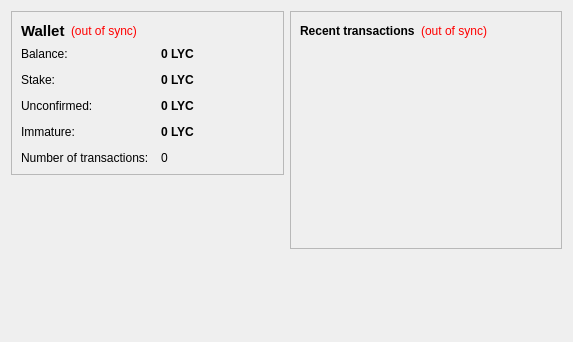
<?xml version="1.0" encoding="UTF-8"?>
<ui version="4.0">
 <class>OverviewPage</class>
 <widget class="QWidget" name="OverviewPage">
  <property name="geometry">
   <rect>
    <x>0</x>
    <y>0</y>
    <width>573</width>
    <height>342</height>
   </rect>
  </property>
  <property name="windowTitle">
   <string>Form</string>
  </property>
  <layout class="QHBoxLayout" name="horizontalLayout" stretch="1,1">
   <item>
    <layout class="QVBoxLayout" name="verticalLayout_2">
     <item>
      <widget class="QFrame" name="frame">
       <property name="frameShape">
        <enum>QFrame::StyledPanel</enum>
       </property>
       <property name="frameShadow">
        <enum>QFrame::Raised</enum>
       </property>
       <layout class="QVBoxLayout" name="verticalLayout_4">
        <item>
         <layout class="QHBoxLayout" name="horizontalLayout_4">
          <item>
           <widget class="QLabel" name="label_5">
            <property name="font">
             <font>
              <pointsize>11</pointsize>
              <weight>75</weight>
              <bold>true</bold>
             </font>
            </property>
            <property name="text">
             <string>Wallet</string>
            </property>
           </widget>
          </item>
          <item>
           <widget class="QLabel" name="labelWalletStatus">
            <property name="toolTip">
             <string>The displayed information may be out of date. Your wallet automatically synchronizes with the YaCoin network after a connection is established, but this process has not completed yet.</string>
            </property>
            <property name="styleSheet">
             <string notr="true">QLabel { color: red; }</string>
            </property>
            <property name="text">
             <string notr="true">(out of sync)</string>
            </property>
            <property name="alignment">
             <set>Qt::AlignLeading|Qt::AlignLeft|Qt::AlignVCenter</set>
            </property>
           </widget>
          </item>
          <item>
           <spacer name="horizontalSpacer_2">
            <property name="orientation">
             <enum>Qt::Horizontal</enum>
            </property>
            <property name="sizeHint" stdset="0">
             <size>
              <width>40</width>
              <height>20</height>
             </size>
            </property>
           </spacer>
          </item>
         </layout>
        </item>
        <item>
         <layout class="QFormLayout" name="formLayout_2">
          <property name="fieldGrowthPolicy">
           <enum>QFormLayout::AllNonFixedFieldsGrow</enum>
          </property>
          <property name="horizontalSpacing">
           <number>12</number>
          </property>
          <property name="verticalSpacing">
           <number>12</number>
          </property>
          <item row="0" column="0">
           <widget class="QLabel" name="label">
            <property name="text">
             <string>Balance:</string>
            </property>
           </widget>
          </item>
          <item row="0" column="1">
           <widget class="QLabel" name="labelBalance">
            <property name="font">
             <font>
              <weight>75</weight>
              <bold>true</bold>
             </font>
            </property>
            <property name="cursor">
             <cursorShape>IBeamCursor</cursorShape>
            </property>
            <property name="toolTip">
             <string>Your current balance</string>
            </property>
            <property name="text">
             <string notr="true">0 LYC</string>
            </property>
            <property name="textInteractionFlags">
             <set>Qt::LinksAccessibleByMouse|Qt::TextSelectableByKeyboard|Qt::TextSelectableByMouse</set>
            </property>
           </widget>
          </item>
          <item row="1" column="0">
           <widget class="QLabel" name="label_6">
            <property name="text">
             <string>Stake:</string>
            </property>
           </widget>
          </item>
          <item row="1" column="1">
           <widget class="QLabel" name="labelStake">
            <property name="font">
             <font>
              <weight>75</weight>
              <bold>true</bold>
             </font>
            </property>
            <property name="cursor">
             <cursorShape>IBeamCursor</cursorShape>
            </property>
            <property name="toolTip">
             <string>Total of coins that was staked, and do not yet count toward the current balance</string>
            </property>
            <property name="text">
             <string notr="true">0 LYC</string>
            </property>
            <property name="textInteractionFlags">
             <set>Qt::LinksAccessibleByMouse|Qt::TextSelectableByKeyboard|Qt::TextSelectableByMouse</set>
            </property>
           </widget>
          </item>
          <item row="2" column="0">
           <widget class="QLabel" name="label_3">
            <property name="text">
             <string>Unconfirmed:</string>
            </property>
           </widget>
          </item>
          <item row="2" column="1">
           <widget class="QLabel" name="labelUnconfirmed">
            <property name="font">
             <font>
              <weight>75</weight>
              <bold>true</bold>
             </font>
            </property>
            <property name="cursor">
             <cursorShape>IBeamCursor</cursorShape>
            </property>
            <property name="toolTip">
             <string>Total of transactions that have yet to be confirmed, and do not yet count toward the current balance</string>
            </property>
            <property name="text">
             <string notr="true">0 LYC</string>
            </property>
            <property name="textInteractionFlags">
             <set>Qt::LinksAccessibleByMouse|Qt::TextSelectableByKeyboard|Qt::TextSelectableByMouse</set>
            </property>
           </widget>
          </item>
          <item row="3" column="0">
           <widget class="QLabel" name="labelImmatureText">
            <property name="text">
             <string>Immature:</string>
            </property>
           </widget>
          </item>
          <item row="3" column="1">
           <widget class="QLabel" name="labelImmature">
            <property name="font">
             <font>
              <weight>75</weight>
              <bold>true</bold>
             </font>
            </property>
            <property name="toolTip">
             <string>Mined balance that has not yet matured</string>
            </property>
            <property name="text">
             <string notr="true">0 LYC</string>
            </property>
            <property name="textInteractionFlags">
             <set>Qt::LinksAccessibleByMouse|Qt::TextSelectableByKeyboard|Qt::TextSelectableByMouse</set>
            </property>
           </widget>
          </item>
          <item row="4" column="0">
           <widget class="QLabel" name="label_2">
            <property name="text">
             <string>Number of transactions:</string>
            </property>
           </widget>
          </item>
          <item row="4" column="1">
           <widget class="QLabel" name="labelNumTransactions">
            <property name="toolTip">
             <string>Total number of transactions in wallet</string>
            </property>
            <property name="text">
             <string notr="true">0</string>
            </property>
           </widget>
          </item>
         </layout>
        </item>
       </layout>
      </widget>
     </item>
     <item>
      <spacer name="verticalSpacer">
       <property name="orientation">
        <enum>Qt::Vertical</enum>
       </property>
       <property name="sizeHint" stdset="0">
        <size>
         <width>20</width>
         <height>40</height>
        </size>
       </property>
      </spacer>
     </item>
    </layout>
   </item>
   <item>
    <layout class="QVBoxLayout" name="verticalLayout_3">
     <item>
      <widget class="QFrame" name="frame_2">
       <property name="frameShape">
        <enum>QFrame::StyledPanel</enum>
       </property>
       <property name="frameShadow">
        <enum>QFrame::Raised</enum>
       </property>
       <layout class="QVBoxLayout" name="verticalLayout">
        <item>
         <layout class="QHBoxLayout" name="horizontalLayout_2">
          <item>
           <widget class="QLabel" name="label_4">
            <property name="text">
             <string>&lt;b&gt;Recent transactions&lt;/b&gt;</string>
            </property>
           </widget>
          </item>
          <item>
           <widget class="QLabel" name="labelTransactionsStatus">
            <property name="toolTip">
             <string>The displayed information may be out of date. Your wallet automatically synchronizes with the YaCoin network after a connection is established, but this process has not completed yet.</string>
            </property>
            <property name="styleSheet">
             <string notr="true">QLabel { color: red; }</string>
            </property>
            <property name="text">
             <string notr="true">(out of sync)</string>
            </property>
            <property name="alignment">
             <set>Qt::AlignRight|Qt::AlignTrailing|Qt::AlignVCenter</set>
            </property>
           </widget>
          </item>
          <item>
           <spacer name="horizontalSpacer">
            <property name="orientation">
             <enum>Qt::Horizontal</enum>
            </property>
            <property name="sizeHint" stdset="0">
             <size>
              <width>40</width>
              <height>20</height>
             </size>
            </property>
           </spacer>
          </item>
         </layout>
        </item>
        <item>
         <widget class="QListView" name="listTransactions">
          <property name="styleSheet">
           <string notr="true">QListView { background: transparent; }</string>
          </property>
          <property name="frameShape">
           <enum>QFrame::NoFrame</enum>
          </property>
          <property name="verticalScrollBarPolicy">
           <enum>Qt::ScrollBarAlwaysOff</enum>
          </property>
          <property name="horizontalScrollBarPolicy">
           <enum>Qt::ScrollBarAlwaysOff</enum>
          </property>
          <property name="selectionMode">
           <enum>QAbstractItemView::NoSelection</enum>
          </property>
         </widget>
        </item>
       </layout>
      </widget>
     </item>
     <item>
      <spacer name="verticalSpacer_2">
       <property name="orientation">
        <enum>Qt::Vertical</enum>
       </property>
       <property name="sizeHint" stdset="0">
        <size>
         <width>20</width>
         <height>40</height>
        </size>
       </property>
      </spacer>
     </item>
    </layout>
   </item>
  </layout>
 </widget>
 <resources/>
 <connections/>
</ui>
